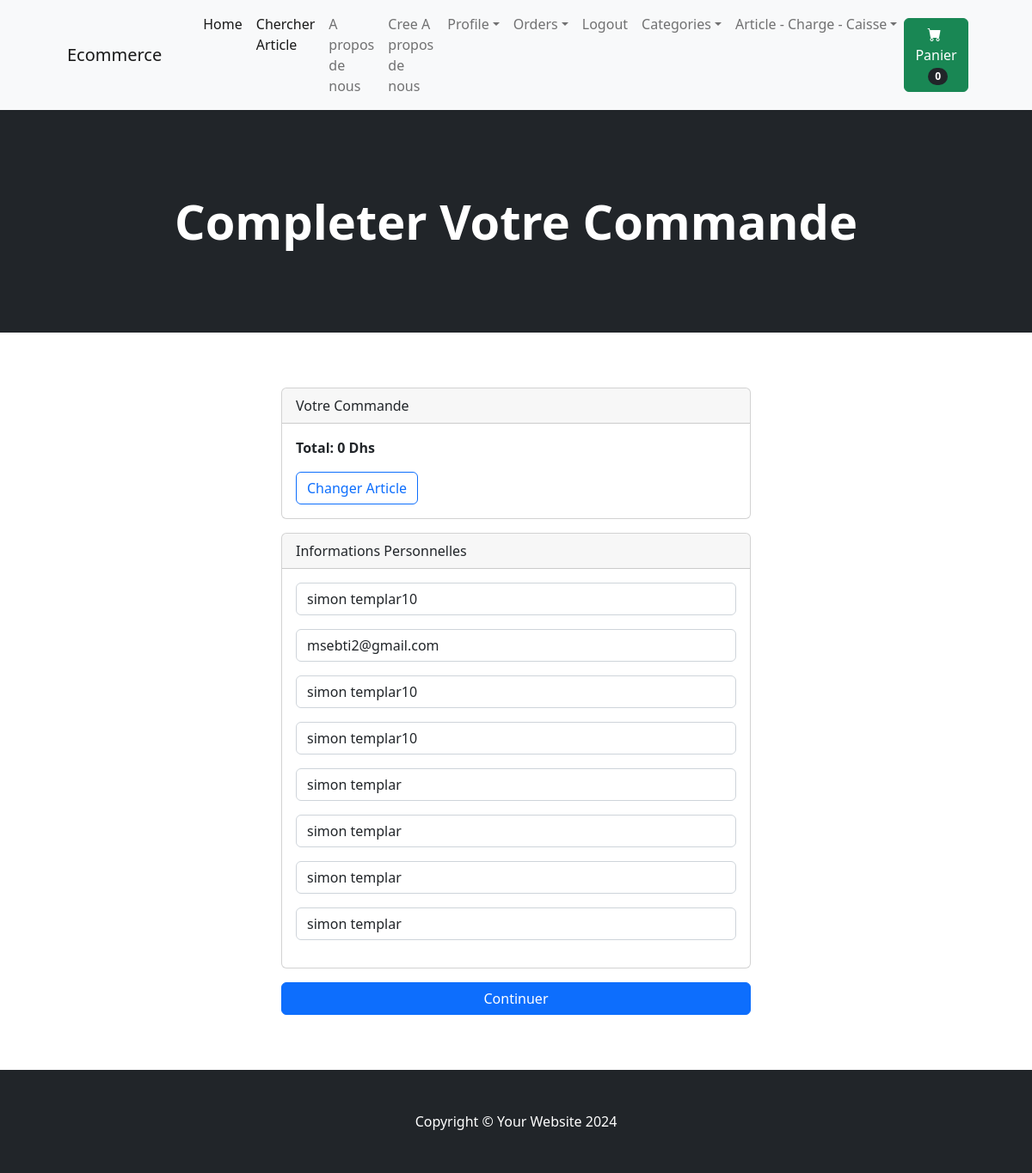
The app's page /payment/checkout (signed in), older data.
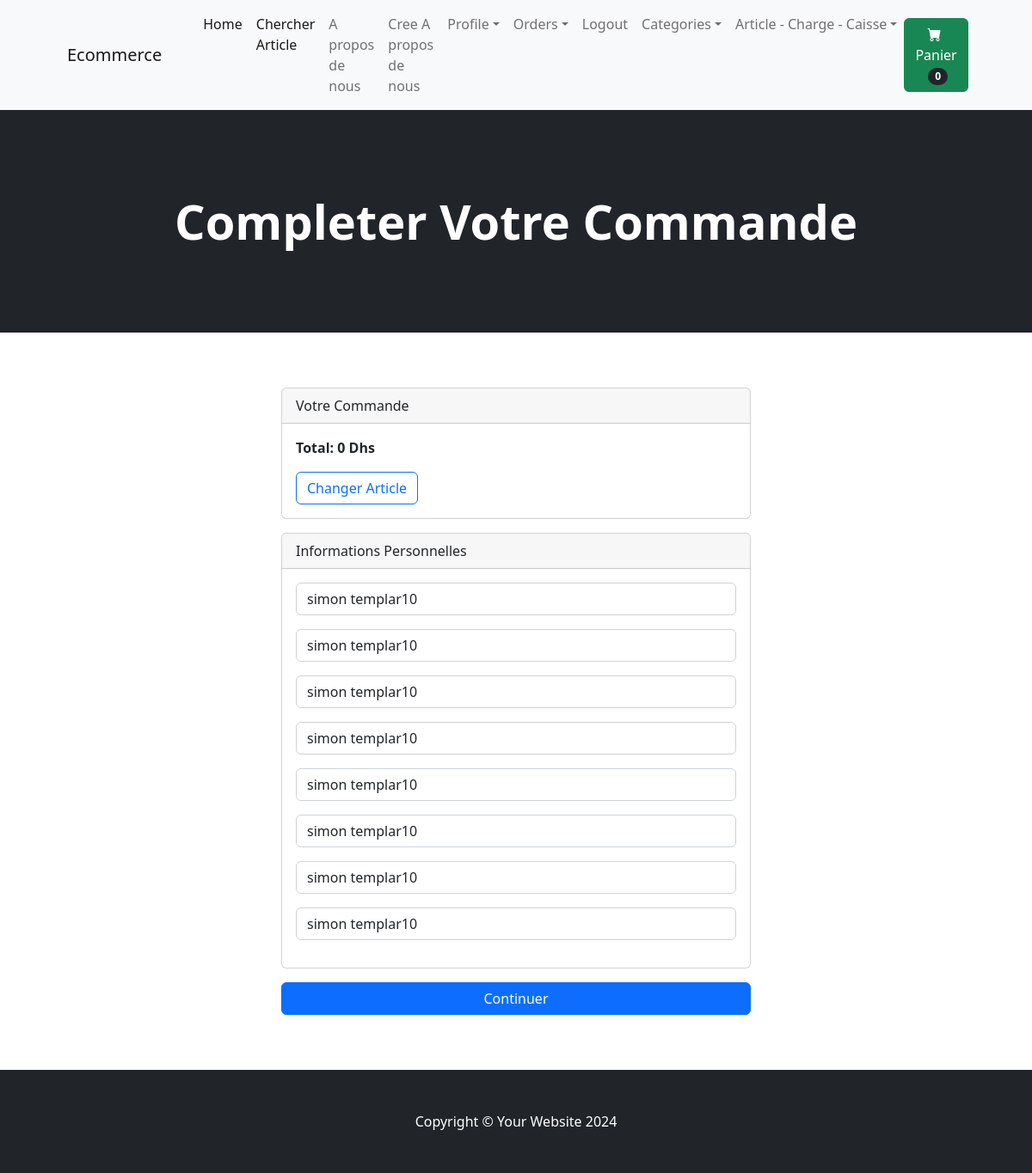
The same page, newer data.
### payment_app/models.py (models this page shows, shortened)
class ShippingAddress(models.Model):
    user = models.ForeignKey(User, on_delete=models.CASCADE, null=True, blank=True)
    shipping_full_name = models.CharField(max_length=255, null=True, blank=True)
    shipping_email = models.CharField(max_length=255, null=True, blank=True)
    shipping_address1 = models.CharField(max_length=255, null=True, blank=True)
    shipping_address2 = models.CharField(max_length=255, null=True, blank=True)
    shipping_city = models.CharField(max_length=255, null=True, blank=True)
    shipping_state = models.CharField(max_length=255, null=True, blank=True)
    shipping_zipcode = models.CharField(max_length=255, null=True, blank=True)
    shipping_country = models.CharField(max_length=255, null=True, blank=True)
    class Meta:
        verbose_name_plural = "Shipping Address"

### payment_app/views.py (the view)
# urls.py: path('checkout', views.checkout, name='checkout'),
def checkout(request):
    cart = Cart(request)
    cart_products = cart.get_prods
    quantities= cart.get_quants
    totals = cart.cart_total()
    if request.user.is_authenticated:
        shipping_user = ShippingAddress.objects.get(user__id=request.user.id)
        shipping_form = ShippingForm(request.POST or None, instance=shipping_user)
        context={'cart_products':cart_products, 'quantities':quantities, 'totals':totals, 'shipping_form':shipping_form}
        return render(request, "payment_app/checkout.html", context)
    else:
        shipping_form = ShippingForm(request.POST or None)
        context={'cart_products':cart_products, 'quantities':quantities, 'totals':totals, 'shipping_form':shipping_form}
        return render(request, "payment_app/checkout.html", context)
    context={'cart_products':cart_products, 'quantities':quantities, 'totals':totals}
    return render(request, "payment_app/checkout.html", context)

### cart_app/cart.py (called while the page is built, shortened)
    def cart_total(self):
        product_ids=self.cart.keys()
        products=Product.objects.filter(id__in=product_ids)
        quantities = self.cart
        total=0
        return total

    def __len__(self):
        return len(self.cart)

    def get_prods(self):
        product_ids=self.cart.keys()
        products = Product.objects.filter(id__in=product_ids)
        return products

### cart_app/context_processors.py (called while the page is built)
def cart(request):
    context={'cart':Cart(request)}
    return context

### payment_app/templates/payment_app/checkout.html (shortened to what this page needs)
{% extends 'store_app/base.html' %}
{% block content %}
        <header class="bg-dark py-5">
            <div class="container px-4 px-lg-5 my-5">
                <div class="text-center text-white">
                    <h1 class="display-4 fw-bolder">Completer Votre Commande</h1>
                </div>
            </div>
        </header>
        <section class="py-5">
            <div class="container">
                <div class="row">
                    <div class="col-md-6 offset-md-3 mt-3 mb-3">
                        <div class="card">
                            <div class="card-header">
                              Votre Commande
                            </div>
                            <div class="card-body">
                                <strong>Total:   {{totals}} Dhs </strong>
                                <br>
                                <a href="{% url 'cart_summary' %}" class="btn btn-outline-primary mt-3">Changer Article</a>
                            </div>
                          </div>
                          <div class="card mt-3">
                            <div class="card-header">
                              Informations Personnelles
                            </div>
                            <div class="card-body">
                              <form action="{% url 'billing_info' %}" method="post">
                              {{ shipping_form.as_p }}
                            </div>
                          </div>
                          <button type="submit" class="btn btn-primary mt-3 w-100">Continuer</button>
                    </div>
                </div>
            </div>
        </section>
{% endblock %}

Row changes from the older to the newer data that the page shows:
changed ShippingAddress "simon templar10": shipping_email "msebti2@gmail.com" → "simon templar10"; shipping_city "simon templar" → "simon templar10"; shipping_state "simon templar" → "simon templar10"; shipping_zipcode "simon templar" → "simon templar10"; shipping_country "simon templar" → "simon templar10"
